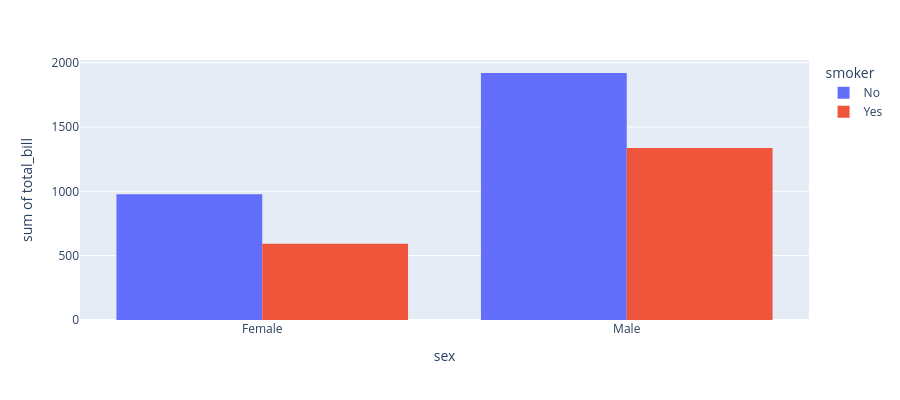

The notebook cell saved with this chart:
### Code cell
df = px.data.tips()
fig = px.histogram(df, x="sex", y="total_bill",
             color='smoker', barmode='group',
             height=400)
fig.show()

### Figure 1 — Plotly figure (JSON) as saved in the notebook; plotly's stock layout.template omitted (floating-point values rounded to 4 significant figures; data arrays with more than 128 entries replaced by an {"elided": "..."} marker saying what was removed)
{"data": [{"alignmentgroup": "True", "bingroup": "x", "histfunc": "sum", "hovertemplate": "smoker=No<br>sex=%{x}<br>sum of total_bill=%{y}<extra></extra>", "legendgroup": "No", "marker": {"color": "#636efa", "pattern": {"shape": ""}}, "name": "No", "offsetgroup": "No", "orientation": "v", "showlegend": true, "type": "histogram", "x": {"elided": "151 str values"}, "xaxis": "x", "y": {"elided": "151 float values"}, "yaxis": "y"}, {"alignmentgroup": "True", "bingroup": "x", "histfunc": "sum", "hovertemplate": "smoker=Yes<br>sex=%{x}<br>sum of total_bill=%{y}<extra></extra>", "legendgroup": "Yes", "marker": {"color": "#EF553B", "pattern": {"shape": ""}}, "name": "Yes", "offsetgroup": "Yes", "orientation": "v", "showlegend": true, "type": "histogram", "x": ["Male", "Male", "Male", "Male", "Male", "Male", "Female", "Male", "Female", "Female", "Male", "Male", "Male", "Male", "Female", "Female", "Male", "Male", "Male", "Male", "Female", "Female", "Female", "Female", "Male", "Male", "Male", "Female", "Male", "Female", "Female", "Female", "Male", "Male", "Male", "Male", "Male", "Male", "Male", "Male", "Female", "Male", "Male", "Male", "Male", "Male", "Male", "Female", "Male", "Female", "Male", "Male", "Female", "Male", "Male", "Male", "Male", "Female", "Female", "Male", "Male", "Female", "Female", "Female", "Male", "Female", "Male", "Male", "Male", "Female", "Male", "Male", "Female", "Female", "Female", "Male", "Male", "Male", "Female", "Male", "Female", "Male", "Male", "Female", "Female", "Female", "Male", "Male", "Male", "Male", "Male", "Female", "Male"], "xaxis": "x", "y": [38.01, 11.24, 20.29, 13.81, 11.02, 18.29, 3.07, 15.01, 26.86, 25.28, 17.92, 19.44, 32.68, 28.97, 5.75, 16.32, 40.17, 27.28, 12.03, 21.01, 11.35, 15.38, 44.3, 22.42, 15.36, 20.49, 25.21, 14.31, 16, 17.51, 10.59, 10.63, 50.81, 15.81, 7.25, 31.85, 16.82, 32.9, 17.89, 14.48, 9.6, 34.63, 34.65, 23.33, 45.35, 23.17, 40.55, 20.9, 30.46, 18.15, 23.1, 15.69, 19.81, 28.44, 15.48, 16.58, 10.34, 43.11, 13, 13.51, 18.71, 12.74, 13, 16.4, 20.53, 16.47, 26.59, 38.73, 24.27, 12.76, 30.06, 25.89, 13.27, 28.17, 12.9, 28.15, 11.59, 7.74, 30.14, 12.16, 13.42, 8.58, 13.42, 16.27, 10.09, 22.12, 24.01, 15.69, 15.53, 12.6, 32.83, 27.18, 22.67], "yaxis": "y"}], "layout": {"barmode": "group", "height": 400, "legend": {"title": {"text": "smoker"}, "tracegroupgap": 0}, "margin": {"t": 60}, "xaxis": {"anchor": "y", "domain": [0, 1], "title": {"text": "sex"}}, "yaxis": {"anchor": "x", "domain": [0, 1], "title": {"text": "sum of total_bill"}}}}
